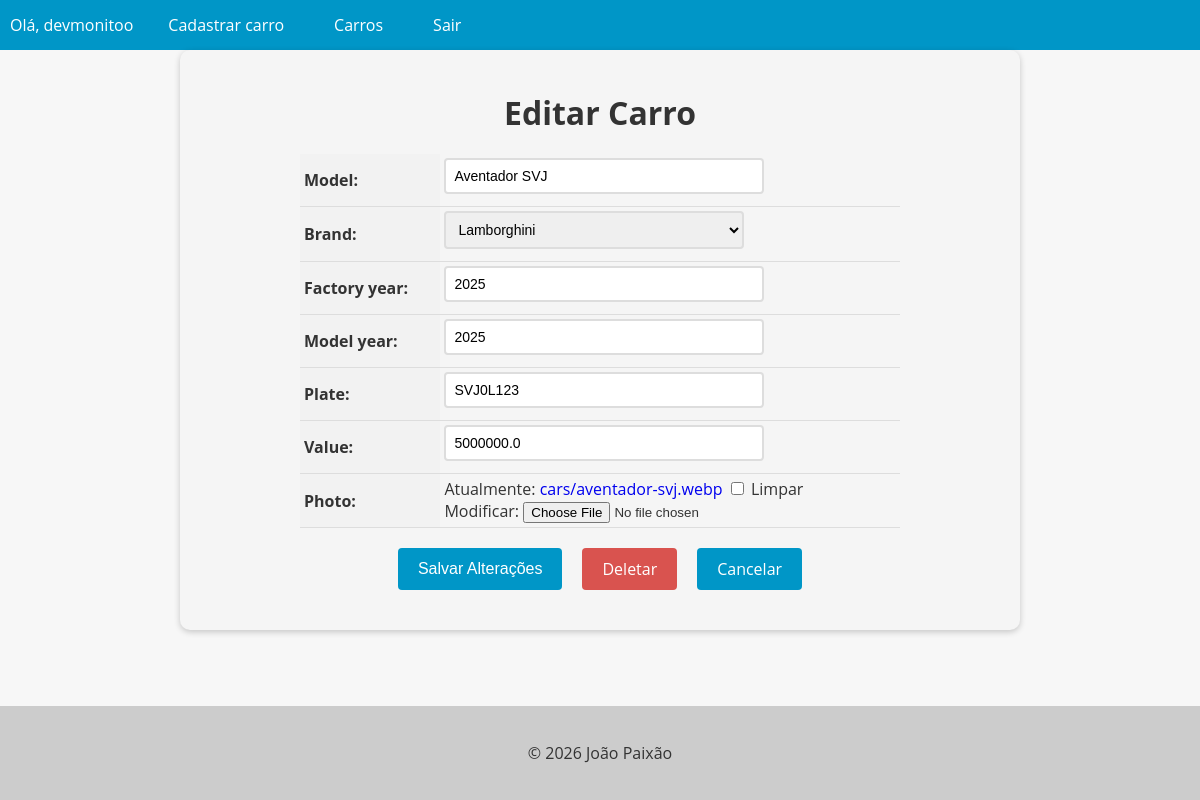
/car/15/update/ (signed in), run on the app's committed database.
### cars/models.py (models this page shows, shortened)
class Car(models.Model):
    id = models.AutoField(primary_key=True)
    model = models.CharField(max_length=200)
    brand = models.ForeignKey(Brand, on_delete=models.PROTECT, related_name='car_brand')
    factory_year = models.IntegerField(blank=True, null=True)
    model_year = models.IntegerField(blank=True, null=True)
    plate = models.CharField(max_length=10, blank=True, null=True)
    value = models.FloatField(blank=True, null=True)
    photo = models.ImageField(upload_to='cars/', blank=True, null=True)

### cars/views.py (the view, shortened to what this page needs)
# urls.py: path('car/<int:pk>/update/', CarUpdateView.as_view(), name='car_update'),
@method_decorator(login_required(login_url='login'), name='dispatch')
class CarUpdateView(UpdateView):
    model = Car
    form_class = CarModelForm
    template_name = 'car_update.html'

### cars/forms.py (shortened to what this page needs)
class CarModelForm(forms.ModelForm):
    class Meta:
        model = Car
        fields = '__all__'

### cars/models.py (called while the page is built)
    def __str__(self):
        return self.name

### cars/templates/car_update.html (shortened to what this page needs)
{% extends "base.html" %}
{% block content %}
  <form method="post" enctype="multipart/form-data">
    <h1>Editar Carro</h1>
    <table>
      {{ form.as_table }}
    </table>
    <div>
      <div class="buttons-container">
        <input type="submit" value="Salvar Alterações" class="btn btn-primary">
        <a href="{% url 'car_delete' pk=object.pk %}" class="btn btn-danger">Deletar</a>
        <a href="{% url 'cars_list' %}" class="btn btn-secondary">Cancelar</a>
      </div>
    </div>
  </form>
{% endblock %}

### app/templates/base.html (shortened to what this page needs)
<!DOCTYPE html>
<html lang="en">
<head>
</head>
<body>
  <header>
    <nav>
      <ul>
        {% if user.is_authenticated %}
          <li>Olá, {{ user.username }}</li>
          <li><a href="{% url 'new_car' %}">Cadastrar carro</a></li>
        {% endif %}
        <li><a href="{% url 'cars_list' %}">Carros</a></li>
        {% if user.is_authenticated %}
          <li><a href="{% url 'logout' %}">Sair</a></li>
        {% endif %}
      </ul>
    </nav>
  </header>
  <main>
    {% block content %}
    {% endblock %}
  </main>
  <footer>
    <p>&copy; 2026 João Paixão</p>
  </footer>
</body>
</html>

### app/templates/base.html (style rules this page uses)
html, body { height: 100%; }
body { font-family: 'Open Sans', sans-serif; background-color: #f7f7f7; color: #333; margin: 0; padding: 0; display: flex; flex-direction: column; min-height: 100vh; }
main { flex: 1; }
header { background-color: #0096c7; color: #fff; text-align: center; }
footer { background-color: #ccc; color: #333; padding: 20px; text-align: center; }
nav { background-color: #0096c7; color: #fff; height: 50px; display: flex; justify-content: space-between; align-items: center; }
nav ul { list-style: none; margin: 0; padding: 0; display: flex; }
nav ul li { margin: 0 10px; }
nav ul li a { color: #fff; text-decoration: none; border-radius: 8px; font-size: 16px; padding: 15px; transition: all 0.3s ease; }

### cars/templates/car_update.html (style rules this page uses)
form { max-width: 800px; margin: 0 auto; padding: 20px; background-color: #f5f5f5; border-radius: 10px; box-shadow: 0 2px 6px rgba(0, 0, 0, 0.2); }
form h1 { font-size: 2rem; margin-bottom: 20px; text-align: center; }
table { margin: 0 auto; border-collapse: collapse; width: 100%; max-width: 600px; }
th, td { padding: 4px; text-align: left; border-bottom: 1px solid #ddd; }
th { background-color: #f2f2f2; }
input[type="text"], input[type="number"], select, textarea { padding: 8px; font-size: 14px; border: 2px solid #ddd; border-radius: 4px; width: 100%; max-width: 300px; margin-bottom: 8px; transition: border-bottom-color 0.3s ease-in-out; }
.btn { background-color: #0096c7; color: #fff; border: none; padding: 10px 20px; font-size: 16px; border-radius: 4px; cursor: pointer; transition: background-color 0.3s ease-in-out; }
.buttons-container { display: flex; justify-content: center; margin-top: 20px; margin-bottom: 20px; }
.btn { display: inline-block; background-color: #0096c7; color: #fff; border: none; padding: 10px 20px; font-size: 16px; border-radius: 4px; cursor: pointer; transition: background-color 0.3s ease-in-out; margin: 0 10px; }
.btn-danger { background-color: #d9534f; text-decoration: none !important; }
a { text-decoration: none !important; }

### data on the page
Car: model "Aventador SVJ", brand "Lamborghini", factory_year "2025", model_year "2025", plate "SVJ0L123", value "5000000.0"

### other printed values
{{ user.username }} "devmonitoo"
